Frame 1 (no input): blank canvas, image omitted
Frame 60 (no input): blank canvas, image omitted
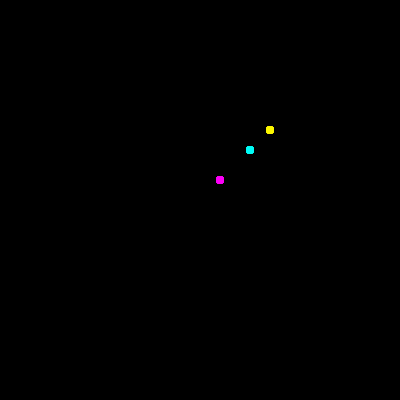
Frame 120 (the mouse pressed at the canvas centre since frame 60)

The p5.js sketch whose frames 1 and 60 were blank and that drew this single picture after the mouse press (run headless with seeded random() and noise() and a simulated clock; from frame 60 on, the mouse is pressed at the canvas centre):

// p5.js sketch
// ── sketch.js
function setup() {
  createCanvas(400, 400);
  background(0);
}

function draw() {
  noStroke();
  fill(0, 255, 250, 50);
  circle(mouseX + 50, mouseY - 50, 8);

  noStroke();
  fill(255, 0, 250, 50);
  circle(mouseX + 20, mouseY - 20, 8);

  noStroke();
  fill(255, 250, 0, 50);
  circle(mouseX + 70, mouseY - 70, 8);
}

function mousePressed() {
  background(0);
}
